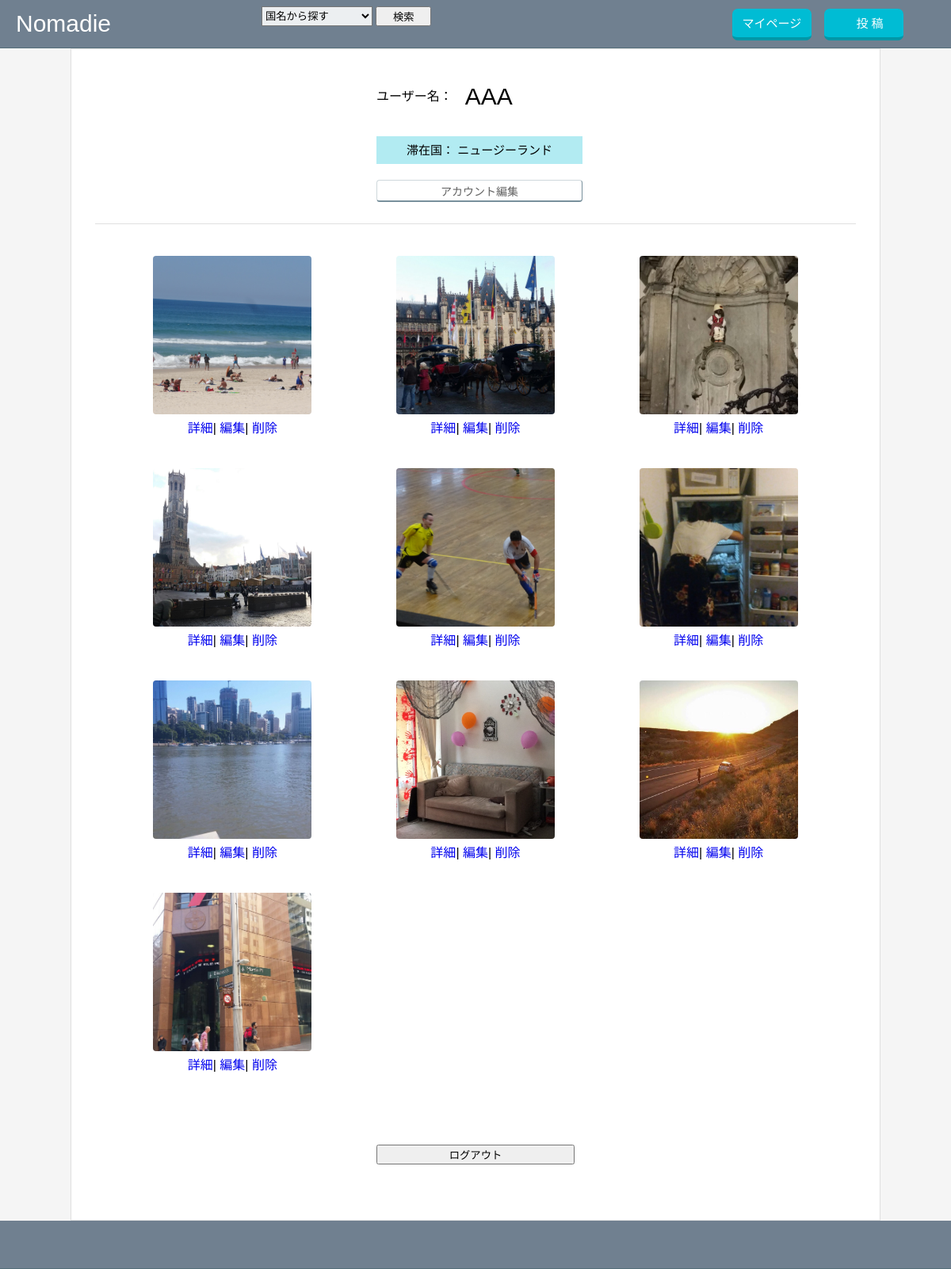
Page /mypage.php (signed in) on the committed database.
### tables this page shows
CREATE TABLE `users` (
  `id` int(11) NOT NULL COMMENT 'ID',
  `country_id` int(11) NOT NULL COMMENT '滞在国',
  `name` varchar(64) NOT NULL COMMENT '氏名',
  `email` varchar(191) NOT NULL COMMENT 'メールアドレス',
  `password` varchar(191) NOT NULL COMMENT 'パスワード',
  `image` int(11) DEFAULT NULL COMMENT '画像',
  `created_at` datetime DEFAULT CURRENT_TIMESTAMP COMMENT '作成日時',
  `updated_at` datetime DEFAULT CURRENT_TIMESTAMP ON UPDATE CURRENT_TIMESTAMP COMMENT '更新日時',
  `delete_flg` int(11) DEFAULT NULL COMMENT '削除'
);

CREATE TABLE `countries` (
  `id` int(11) NOT NULL COMMENT 'ID',
  `name` varchar(20) NOT NULL COMMENT '国名',
  `continent` int(20) DEFAULT NULL COMMENT '大陸'
);

CREATE TABLE `images` (
  `id` int(11) NOT NULL COMMENT '画像ID',
  `user_id` int(11) NOT NULL COMMENT 'ユーザーID',
  `country_id` int(11) NOT NULL COMMENT '国ID',
  `image_name` varchar(256) DEFAULT NULL COMMENT '画像の名前',
  `image_path` varchar(255) DEFAULT NULL COMMENT '画像path',
  `image_content` mediumblob COMMENT '画像ファイル',
  `description` text COMMENT '内容',
  `created_at` datetime NOT NULL DEFAULT CURRENT_TIMESTAMP COMMENT 'データの作成日時'
);

### public/index.php (called while the page is built, shortened)
<?php
$parse = parse_url($_SERVER["REQUEST_URI"]);
require_once(ROOT_PATH. 'Views'.$parse['path']);
?>

### Models/Db.php (called while the page is built, shortened)
<?php
  class Db {
    public function __construct($dbh = null) {
      if(!$dbh) {
        try {
          $this->dbh = new PDO(
            'mysql:dbname='.DB_NAME.
            ';host='.DB_HOST, DB_USER, DB_PASSWORD
          );
          return $dbh;
        } catch (PDOException $e) {
          echo "接続失敗: ".$e->getMessage()."\n";
          exit();
        }
      } else {
        $this->dbh = $dbh;
      }
    }
  }
?>

### Models/User.php (called while the page is built, shortened)
<?php
  require_once(ROOT_PATH .'/Models/Db.php');
  class User extends Db {
  public function userDetail($id) {
    try {
      $sql = 'SELECT u.id, u.country_id, u.name AS username, u.email, u.password, c.name, c.id
              FROM users AS u
              JOIN countries AS c
              ON u.country_id = c.id
              WHERE u.id = :id';
      $sth = $this->dbh->prepare($sql);
      $sth->bindParam(':id', $id, PDO::PARAM_INT);
      $sth->execute();
      $result = $sth->fetch(PDO::FETCH_ASSOC);
      return $result;
    } catch(PDOException $e) {
      echo 'データベースにアクセスできません！' . $e->getMessage();
    }
  }
}
 ?>

### Models/Functions.php (called while the page is built, shortened)
<?php
function h($str) {
  return htmlspecialchars($str, ENT_QUOTES, 'UTF-8');
}

### Views/mypage.php (the view, shortened to what this page needs)
<?php
require_once(ROOT_PATH .'Models/functions.php');
$login_user = $_SESSION['login_user'];
$id = $login_user['id'];
$posts = new User();
$userDetail = $posts->userDetail($id);
  $dbh = connect();
  $dbh->beginTransaction();
  try {
      $sql = 'SELECT i.id, i.user_id, i.country_id, i.image_name, i.image_path, i.image_content, i.description, c.id AS c_id, c.name, u.id AS user_id, u.name AS username
              FROM images AS i
              JOIN countries AS c
              ON i.country_id = c.id
              JOIN users AS u
              ON i.user_id = u.id
              WHERE u.id = :id';
      $sth = $dbh->prepare($sql);
      $sth->bindParam(':id', $login_user['id'], PDO::PARAM_INT);
      $sth->execute();
      $getID = $sth->fetchAll(PDO::FETCH_ASSOC);
    $dbh->commit();
  } catch(PDOException $e) {
    $dbh->rollBack();
    exit($e);
  }
?>
<!DOCTYPE html>
<html lang="ja">
<head>
<link rel="stylesheet" type="text/css" href="/css/nomadie.css">
<link rel="stylesheet" type="text/css" href="/css/include.css">
</head>
<body>
<?php require "include/header.php"; ?>
<div id="user_container">
  <div id="user_top">    <div id="user_topright">
      <div class="user_top_box">
        <h4>ユーザー名：</h4><h2>　</h2>
        <h5><?php echo h($userDetail['username']) ?></h5>
      </div>
      <div class="user_top_box">
        <p>滞在国： <?php echo $userDetail['name'] ?></p>
      </div>
      <div class="user_box">
        <a href="user_edit.php?id=<?= $login_user['id'] ?>"><button>アカウント編集</button></a>
      </div>
    </div>
  </div>
  <div id="users_post">
    <?php foreach($getID as $post => $value): ?>
    <div class="box">
      <img src="<?= $value['image_path']; ?>" alt="" class="mypg_image"><br>
      <a href="post.php?id=<?= $value['id'] ?>">詳細</a>|
      <a href="post_edit.php?id=<?= $value['id'] ?>">編集</a>|
      <a href="post_delete.php?id=<?= $value['id'] ?>"　onClick="return disp();">削除</a>
    </div>
    <?php endforeach; ?>
  </div>
  <form action="logout.php" method="POST">
    <input type="submit" id="logout_btn" name="logout" value="ログアウト">
  </form>
</div>
<?php require "include/footer.php"; ?>
</body>
</html>

### Views/include/header.php (shortened to what this page needs)
<!DOCTYPE html>
<html lang="ja">
<head>
<link rel="stylesheet" type="text/css" href="/css/include.css">
</head>
<body>
  <div class="include_container">
    <div id="header">
      <a href="index.php"><h1>Nomadie</h1></a>
      <form action="search_posts.php" method="post">
        <select name='country_id'>
            <option disabled selected value>国名から探す</option>
          </select>
        <input type="submit" name="submit" value="検索">
      </form>
      <div class="header_box">
        <a href="mypage.php"><button>マイページ</button></a>
        <a>　</a>
        <a href="new_post.php"><button>　投 稿　</button></a>
      </div>
    </div>
  </div>
</body>
</html>

### Views/include/footer.php (shortened to what this page needs)
<!DOCTYPE html>
<html lang="ja">
<head>
<link rel="stylesheet" type="text/css" href="/css/nomadie.css">
</head>
<body>
  <div class="include_container">
    <div id="footer">
      <p></p>
    </div>
  </div>
</body>
</html>

### public/css/nomadie.css (style rules this page uses)
body, h1, h2, h3, h4, h5, h6, p, address, ul, ol, li, dl, dt, dd, img, form, table, tr, th, td { margin: 0; padding: 0; border: none; font-style: normal; font-weight: normal; font-size: 100%; text-align: left; list-style-type: none; border-collapse: collapse; }
input { height: 20px; width: 250px; }
body { background-color: #f5f5f5; }
button { background-color: #00B8D4; margin-top: 20px; width: 180px; font-size: 15px; color: white; border-radius: 20px; border: none; border-bottom: solid 2px #00838F; padding: 5px; }
body { font-family:'ヒラギノ角ゴ Pro W3','Hiragino Kaku Gothic Pro','メイリオ',Meiryo,'ＭＳ Ｐゴシック',sans-serif; }
#user_container { width: 80%; margin: 0 auto; padding: 20px 30px; text-align: center; background-color: white; border: solid 1px #E0E0E0; }
#user_top { width: 100%; height: 160px; display: flex; justify-content: center; padding: 20px 0; }
#user_topright { line-height: 40px; width: 300px; padding-left: 50px; }
#user_topright h5 { margin-bottom: 10px; font-size: 30px; }
#user_topright .user_top_box { display: flex; }
#user_topright p { width: 260px; height: 35px; line-height: 35px; font-size: 15px; background-color: #B2EBF2; text-align: center; margin-right: 20px; margin-top: 20px; }
.user_box { text-align: left; }
.user_box button { width: 260px; height: 28px; line-height: 18px; font-size: 14px; color: #616161; background-color: white; border: 1px solid #CFD8DC; border-bottom: 2px solid #78909C; border-right: 1px solid #78909C; border-radius: 4px; }
#users_post { border-top: solid 1px #E0E0E0; padding: 20px; display: grid; grid-template-columns: repeat(3, 1fr); }
#users_post .box { margin: 20px 10px; }
.mypg_image { width: 60px; }
#users_post img { width: 200px; height: 200px; object-fit: cover; border-radius: 4px; }
#user_container form { margin: 50px; text-align: center; }
#user_container form input { height: 25px; }
#signup input, select { margin-bottom: 20px; }

### public/css/include.css (style rules this page uses)
body, h1, h2, h3, h4, h5, h6, p, address, ul, ol, li, dl, dt, dd, img, form, table, tr, th, td { margin: 0; padding: 0; border: none; font-style: normal; font-weight: normal; font-size: 100%; text-align: left; list-style-type: none; border-collapse: collapse; }
input { line-height:auto;vertical-align:middle; }
a { text-decoration: none; }
body { font-family:'ヒラギノ角ゴ Pro W3','Hiragino Kaku Gothic Pro','メイリオ',Meiryo,'ＭＳ Ｐゴシック',sans-serif; }
.include_container { width: 100%; height: 60px; background-color: #708090; border-bottom: solid 1.5px #546E7A; }
#header { display: flex; padding-left: 20px; }
#header h1 { font-size: 30px; color: white; font-family: 'Superclarendon',sans-serif; line-height: 60px; }
#header .header_box { display: flex; margin-left: auto; margin-right: 60px; line-height: 60px; }
#header a { color: white; }
#header button { width: 100px; height: 40px; background: #00BCD4; border-bottom: solid 4px #0097A7; border-radius: 7px; margin-top: 0; }
#header form { margin: auto; }
#header form select { width: 140px; height: 25px; background-color: #ECEFF1; }
#header form input { width: 70px; height: 25px; }
#footer { margin: auto; }
#footer p { margin: 0 auto; height: 60px; font-size: 20px; text-align: center; }

### rows in the picture
users: name "AAA", country.name "ニュージーランド"
images: image_path (picture)
images: image_path (picture)
images: image_path (picture)
images: image_path (picture)
images: image_path (picture)
images: image_path (picture)
images: image_path (picture)
images: image_path (picture)
images: image_path (picture)
images: image_path (picture)
